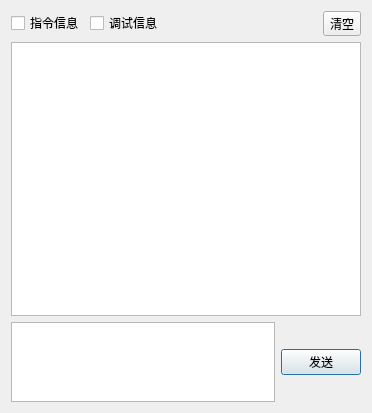
<?xml version="1.0" encoding="UTF-8"?>
<ui version="4.0">
 <class>BCSettingDebugDlg</class>
 <widget class="QDialog" name="BCSettingDebugDlg">
  <property name="geometry">
   <rect>
    <x>0</x>
    <y>0</y>
    <width>372</width>
    <height>413</height>
   </rect>
  </property>
  <property name="windowTitle">
   <string>Dialog</string>
  </property>
  <layout class="QGridLayout" name="gridLayout">
   <item row="1" column="0" colspan="2">
    <widget class="QTextEdit" name="m_pRecvTextEdit">
     <property name="enabled">
      <bool>true</bool>
     </property>
     <property name="font">
      <font>
       <family>微软雅黑</family>
      </font>
     </property>
     <property name="readOnly">
      <bool>true</bool>
     </property>
    </widget>
   </item>
   <item row="2" column="0">
    <widget class="QTextEdit" name="m_pSendTextEdit">
     <property name="maximumSize">
      <size>
       <width>16777215</width>
       <height>80</height>
      </size>
     </property>
     <property name="font">
      <font>
       <family>微软雅黑</family>
      </font>
     </property>
    </widget>
   </item>
   <item row="2" column="1">
    <widget class="QPushButton" name="m_pSendBtn">
     <property name="font">
      <font>
       <family>微软雅黑</family>
      </font>
     </property>
     <property name="text">
      <string>发送</string>
     </property>
    </widget>
   </item>
   <item row="0" column="0" colspan="2">
    <layout class="QHBoxLayout" name="horizontalLayout">
     <item>
      <widget class="QCheckBox" name="checkBox">
       <property name="font">
        <font>
         <family>微软雅黑</family>
        </font>
       </property>
       <property name="text">
        <string>指令信息</string>
       </property>
      </widget>
     </item>
     <item>
      <widget class="QCheckBox" name="checkBox_2">
       <property name="font">
        <font>
         <family>微软雅黑</family>
        </font>
       </property>
       <property name="text">
        <string>调试信息</string>
       </property>
      </widget>
     </item>
     <item>
      <spacer name="horizontalSpacer">
       <property name="orientation">
        <enum>Qt::Horizontal</enum>
       </property>
       <property name="sizeHint" stdset="0">
        <size>
         <width>40</width>
         <height>20</height>
        </size>
       </property>
      </spacer>
     </item>
     <item>
      <widget class="QToolButton" name="m_pClearBtn">
       <property name="font">
        <font>
         <family>微软雅黑</family>
        </font>
       </property>
       <property name="text">
        <string>清空</string>
       </property>
      </widget>
     </item>
    </layout>
   </item>
  </layout>
 </widget>
 <tabstops>
  <tabstop>m_pSendTextEdit</tabstop>
  <tabstop>m_pSendBtn</tabstop>
  <tabstop>m_pClearBtn</tabstop>
  <tabstop>checkBox</tabstop>
  <tabstop>checkBox_2</tabstop>
  <tabstop>m_pRecvTextEdit</tabstop>
 </tabstops>
 <resources/>
 <connections/>
</ui>
